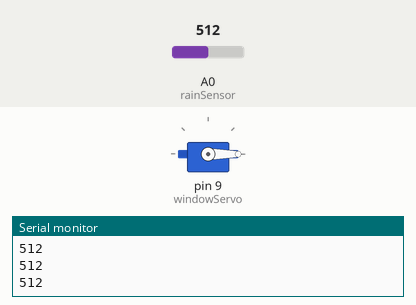
A sketch run on a simulated Arduino Uno, built with avr-gcc and run on an emulated ATmega328P. Parts: servo, the last lines printed to the serial monitor. Inputs (shaded band) come from the test bench; at power-on: A0 (rainSensor) = 512.

Above: at 1.3 s.
1.4 s: A0 (rainSensor) set to 489
At 2.6 s:
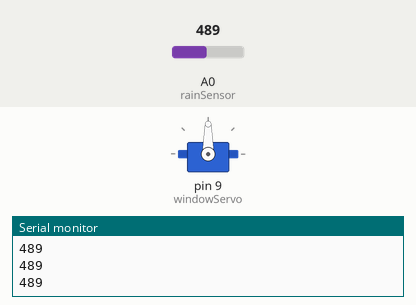
3.0 s: A0 (rainSensor) set to 510
At 3.7 s:
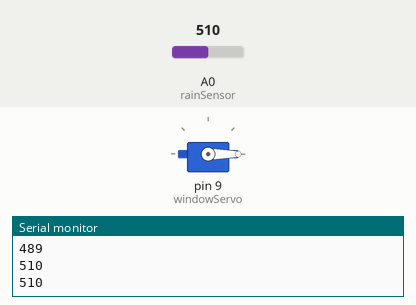
4.5 s: A0 (rainSensor) set to 490
At 4.9 s:
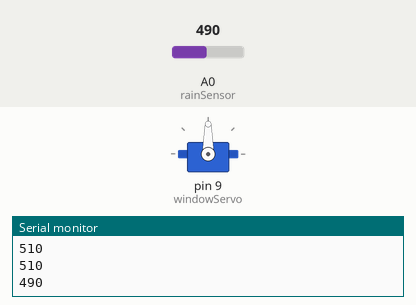
Timing chart, 0 to 7.5 s (numbered marks = the images above; inputs shaded):
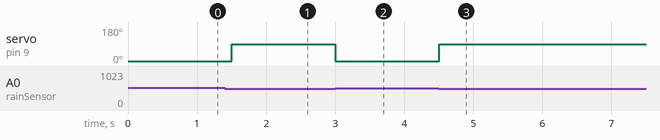

Measured:
- the behaviour switches between 500 and 499 on A0 (rainSensor) (found by bisection; images 0 and 1)
- after the input at 1.4 s, servo on pin 9 (windowServo): 0° → 90° after 0.10 s
- after the input at 3.0 s, servo on pin 9 (windowServo): 90° → 0° at once
- after the input at 4.5 s, servo on pin 9 (windowServo): 0° → 90° at once

The sketch:

sketch.ino
```cpp
#include <Servo.h>

Servo windowServo;

int rainSensor = A0;
int rainValue;

void setup() {
  windowServo.attach(9);
  windowServo.write(0);   // Window open position

  Serial.begin(9600);
}

void loop() {
  rainValue = analogRead(rainSensor);

  Serial.println(rainValue);

  if (rainValue < 500) {
    // Rain detected
    windowServo.write(90);   // Close window
  }
  else {
    // No rain
    windowServo.write(0);    // Open window
  }

  delay(500);
}
```
